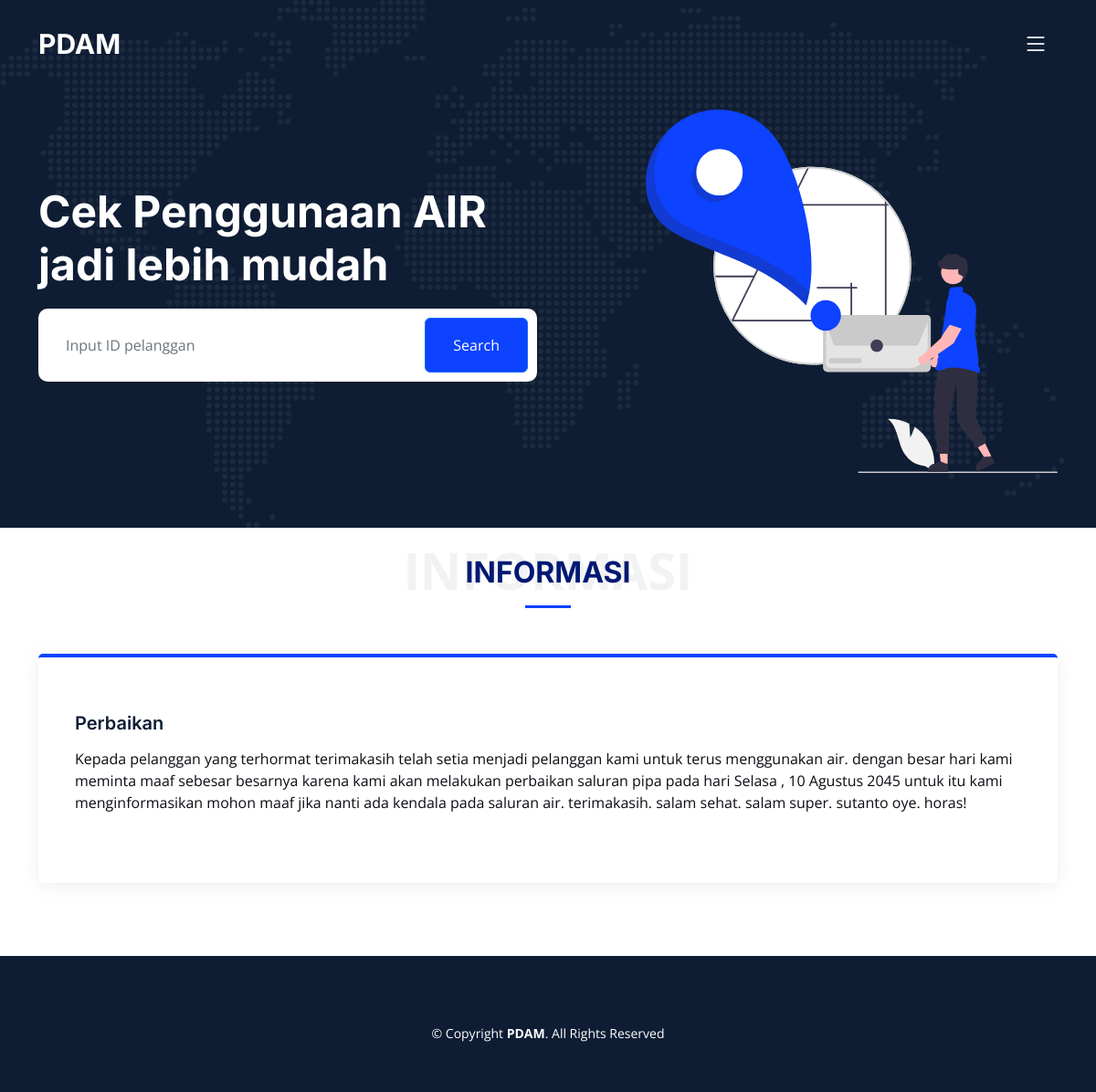
The page / on the database its author committed.
### tables this page shows
CREATE TABLE `informasi` (
  `id` int(11) NOT NULL,
  `perihal` varchar(100) NOT NULL,
  `konten` text NOT NULL
);

### application/controllers/Frontend.php (called while the page is built, shortened)
<?php
class Frontend extends CI_Controller
{
    public function __construct()
    {
        $this->load->model('M_Admin', 'admin');
    }
    public function index()
    {
        $key = $this->input->post('key', true);
        $data = [
            'title' => 'PDAM',
            'pelanggan'  => $this->admin->set($key),
            'informasi' => $this->admin->getInformasi()
        ];
        $this->load->view('frontend/index', $data);
    }
}

### index.php (called while the page is built, shortened)
<?php
require_once BASEPATH.'core/CodeIgniter.php';

### application/models/M_Admin.php (called while the page is built, shortened)
<?php
class M_Admin extends CI_Model
{
    public function set($key)
    {
        $this->db->select('pelanggan.nama, sensor.*');
        $this->db->from('pelanggan');
        $this->db->join('sensor', 'pelanggan.pelanggan_id = sensor.pelanggan_id', 'inner');
        $this->db->where('pelanggan.pelanggan_id', $key);
        return $this->db->get()->result();
    }
    public function getInformasi()
    {
        return $this->db->get('informasi')->result();
    }
}

### application/views/frontend/index.php (the view, shortened to what this page needs)
<!DOCTYPE html>
<html lang="en">
<head>
    <link href="<?= base_url(); ?>assets/landing/vendor/bootstrap/css/bootstrap.min.css" rel="stylesheet">
    <link href="<?= base_url(); ?>assets/landing/vendor/bootstrap-icons/bootstrap-icons.css" rel="stylesheet">
    <link href="<?= base_url(); ?>assets/landing/vendor/fontawesome-free/css/all.min.css" rel="stylesheet">
    <link href="<?= base_url(); ?>assets/landing/vendor/glightbox/css/glightbox.min.css" rel="stylesheet">
    <link href="<?= base_url(); ?>assets/landing/vendor/swiper/swiper-bundle.min.css" rel="stylesheet">
    <link href="<?= base_url(); ?>assets/landing/vendor/aos/aos.css" rel="stylesheet">
    <link href="<?= base_url(); ?>assets/landing/css/main.css" rel="stylesheet">
</head>
<body>
    <header id="header" class="header d-flex align-items-center fixed-top">
        <div class="container-fluid container-xl d-flex align-items-center justify-content-between">
            <a href="index.html" class="logo d-flex align-items-center">
                <h1>PDAM</h1>
            </a>
            <i class="mobile-nav-toggle mobile-nav-show bi bi-list"></i>
        </div>
    </header>
    <section id="home" class="hero d-flex align-items-center">
        <div class="container">
            <div class="row gy-4 d-flex justify-content-between">
                <div class="col-lg-6 order-2 order-lg-1 d-flex flex-column justify-content-center">
                    <h2 data-aos="fade-up">Cek Penggunaan AIR jadi lebih mudah</h2>
                    <form action="<?= base_url('frontend'); ?>" method="post" class="form-search d-flex align-items-stretch mb-3" data-aos="fade-up" data-aos-delay="200">
                        <input type="text" class="form-control" name="key" placeholder="Input ID pelanggan">
                        <button type="submit" class="btn btn-primary">Search</button>
                    </form>
                </div>
                <div class="col-lg-5 order-1 order-lg-2 hero-img" data-aos="zoom-out">
                    <img src="<?= base_url(); ?>assets/landing/img/hero-img.svg" class="img-fluid mb-3 mb-lg-0" alt="">
                </div>
            </div>
        </div>
    </section>
    <main id="main">
        <section id="pricing" class="pricing pt-0">
            <div class="container" data-aos="fade-up">
                <div class="section-header">
                    <h2>Informasi</h2>
                </div>
                <?php foreach ($informasi as $data) : ?>
                    <div class="row gy-4">
                        <div class="col-lg" data-aos="fade-up" data-aos-delay="200">
                            <div class="pricing-item featured">
                                <h3><?= $data->perihal; ?></h3>
                                <p><?= $data->konten; ?></p>
                            </div>
                        </div>
                    </div>
                <?php endforeach; ?>
            </div>
        </section>
    </main>
    <footer id="footer" class="footer">
        <div class="container mt-4">
            <div class="copyright">
                &copy; Copyright <strong><span>PDAM</span></strong>. All Rights Reserved
            </div>
            <div class="credits">
            </div>
        </div>
    </footer>
</body>
</html>

### assets/landing/css/main.css (style rules this page uses)
:root { --font-default: "Open Sans", system-ui, -apple-system, "Segoe UI", Roboto, "Helvetica Neue", Arial, "Noto Sans", "Liberation Sans", sans-serif, "Apple Color Emoji", "Segoe UI Emoji", "Segoe UI Symbol", "Noto Color Emoji"; --font-primary: "Inter", sans-serif; --font-secondary: "Poppins", sans-serif; }
:root { --color-default: #0a0d13; --color-primary: #0d42ff; --color-secondary: #0e1d34; }
:root { scroll-behavior: smooth; }
body { font-family: var(--font-default); color: var(--color-default); }
a { color: var(--color-primary); text-decoration: none; }
h1, h2, h3, h4, h5, h6 { font-family: var(--font-primary); }
section { padding: 80px 0; overflow: hidden; }
.section-header { text-align: center; padding: 30px 0; position: relative; }
.section-header h2 { font-size: 32px; font-weight: 700; text-transform: uppercase; margin-bottom: 20px; padding-bottom: 0; color: #001973; position: relative; z-index: 2; margin-bottom: 20px; padding-bottom: 20px; position: relative; }
.section-header h2:after { content: ""; position: absolute; display: block; width: 50px; height: 3px; background: var(--color-primary); left: 0; right: 0; bottom: 0; margin: auto; }
.header { transition: all 0.5s; z-index: 997; padding: 30px 0; }
.header .logo h1 { font-size: 30px; margin: 0; font-weight: 700; color: #fff; font-family: var(--font-primary); }
@media (max-width: 1279px) { .mobile-nav-show { color: #fff; font-size: 28px; cursor: pointer; line-height: 0; transition: 0.5s; z-index: 9999; margin-right: 10px; } }
.pricing .pricing-item { padding: 60px 40px; box-shadow: 0 3px 20px -2px rgba(108, 117, 125, 0.15); background: #fff; height: 100%; border-top: 4px solid #fff; border-radius: 5px; }
.pricing h3 { font-weight: 600; margin-bottom: 15px; font-size: 20px; color: var(--color-secondary); }
.pricing .featured { border-top-color: var(--color-primary); }
.hero { width: 100%; min-height: 50vh; background-color: var(--color-secondary); background-image: url("../img/hero-bg.png"); background-size: cover; background-position: center; position: relative; padding: 120px 0 60px 0; color: rgba(255, 255, 255, 0.8); }
.hero h2 { margin-bottom: 20px; padding: 0; font-size: 48px; font-weight: 700; color: #fff; }
.hero form { background: #fff; padding: 10px; border-radius: 10px; }
.hero form .form-control { padding-top: 18px; padding-bottom: 18px; padding-left: 20px; padding-right: 20px; border: none; margin-right: 10px; border: none !important; background: none !important; }
.hero form .btn-primary { background-color: var(--color-primary); padding: 15px 30px; }
.footer { font-size: 14px; background-color: var(--color-secondary); padding: 50px 0; color: white; }
.footer .copyright { text-align: center; }
.footer .credits { padding-top: 4px; text-align: center; font-size: 13px; }

### rows shown on the page
informasi: perihal "Perbaikan", konten "Kepada pelanggan yang terhormat terimakasih telah setia menjadi pelanggan kami untuk terus menggunakan air. dengan besar hari kami meminta maaf sebesar besarnya karena kami akan melakukan perbaikan saluran pipa pada hari Selasa , 10 Agustus 2045 untuk itu kami menginformasikan mohon maaf jika nanti ada kendala pada saluran air. terimakasih. salam sehat. salam super. sutanto oye. horas!"
